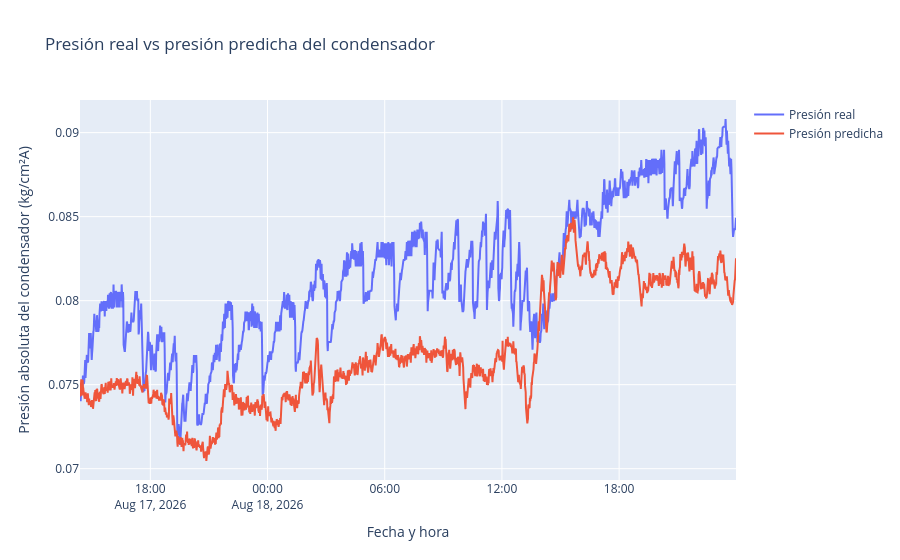

Notebook cell for this chart:
### Code cell
import plotly.graph_objects as go


fechas_test_vacio = (
    df_modelo_vacio["FechaHora"]
    .iloc[corte_vacio:]
)


fig = go.Figure()


# VACÍO REAL
fig.add_trace(
    go.Scatter(
        x=fechas_test_vacio,
        y=y_test_vacio,
        mode="lines",
        name="Presión real"
    )
)


# VACÍO PREDICHO
fig.add_trace(
    go.Scatter(
        x=fechas_test_vacio,
        y=y_pred_vacio_lr,
        mode="lines",
        name="Presión predicha"
    )
)


fig.update_layout(

    title="Presión real vs presión predicha del condensador",

    xaxis_title="Fecha y hora",

    yaxis_title=(
        "Presión absoluta del condensador "
        "(kg/cm²A)"
    ),

    hovermode="x unified"
)


fig.show()

### Figure 1 — Plotly figure (JSON) as saved in the notebook; plotly's stock layout.template omitted (floating-point values rounded to 4 significant figures; data arrays with more than 128 entries replaced by an {"elided": "..."} marker saying what was removed)
{"data": [{"mode": "lines", "name": "Presión real", "type": "scatter", "x": {"elided": "2016 str values"}, "y": {"elided": "2016 float values"}}, {"mode": "lines", "name": "Presión predicha", "type": "scatter", "x": {"elided": "2016 str values"}, "y": {"elided": "2016 float values"}}], "layout": {"hovermode": "x unified", "title": {"text": "Presión real vs presión predicha del condensador"}, "xaxis": {"title": {"text": "Fecha y hora"}}, "yaxis": {"title": {"text": "Presión absoluta del condensador (kg/cm²A)"}}}}
